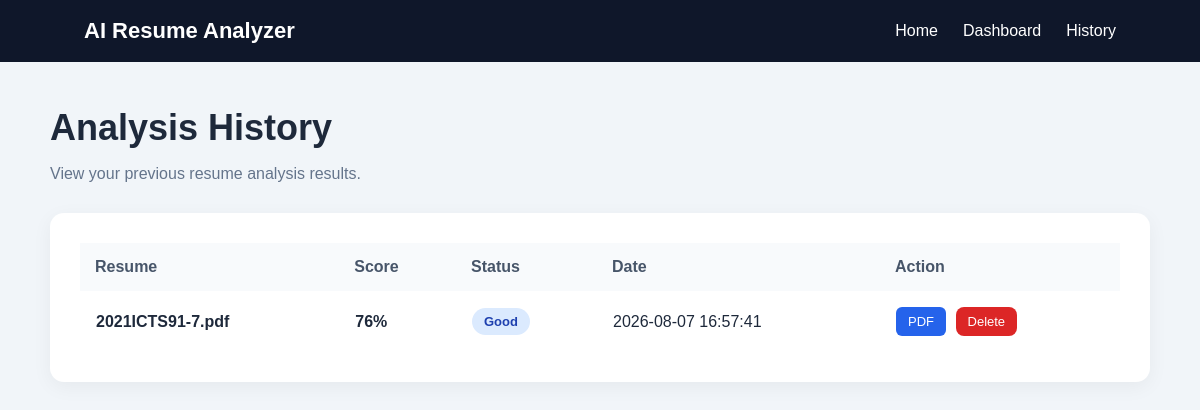
Before: /history with the older database file.
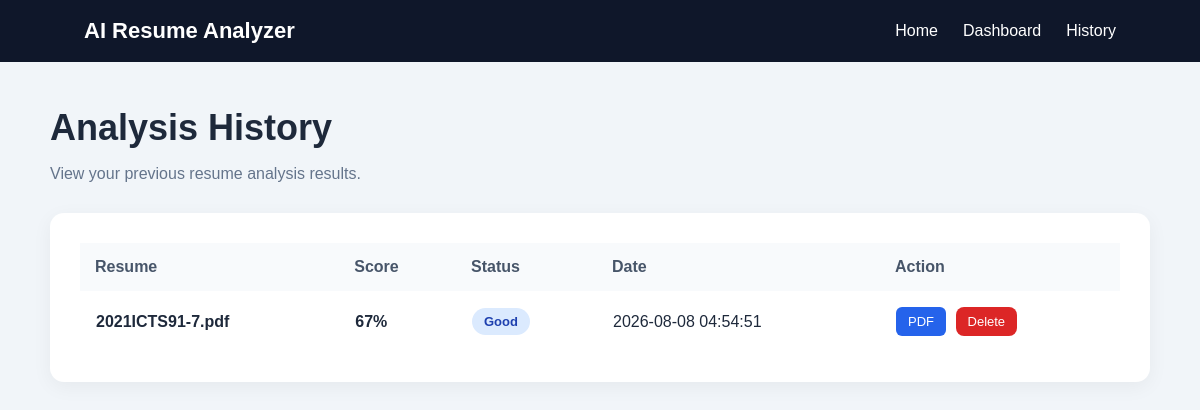
After: the same page with the newer database file.
### tables this page shows
CREATE TABLE analyses (

            id INTEGER PRIMARY KEY AUTOINCREMENT,

            filename TEXT NOT NULL,

            score INTEGER NOT NULL,

            matched_skills TEXT,

            missing_skills TEXT,

            suggestions TEXT,

            created_at TIMESTAMP DEFAULT CURRENT_TIMESTAMP

        );

### app.py (the view)
@app.route("/history")
def history():
    analyses = list(
        reversed(
            get_all_analyses()
        )
    )
    return render_template(
        "history.html",
        analyses=analyses
    )

### database.py (called while the page is built)
def get_connection():
    return sqlite3.connect(DATABASE)

def get_all_analyses():
    connection = get_connection()
    cursor = connection.cursor()
    cursor.execute("""
        SELECT
            id,
            filename,
            score,
            matched_skills,
            missing_skills,
            suggestions,
            created_at

        FROM analyses

        ORDER BY id ASC
    """)
    rows = cursor.fetchall()
    connection.close()
    return rows

### templates/history.html (shortened to what this page needs)
<!DOCTYPE html>
<html lang="en">
<head>
    <link rel="stylesheet" href="{{ url_for('static', filename='style.css') }}">
</head>
<body>
    <nav>
        <div class="logo">
            AI Resume Analyzer
        </div>
        <div class="nav-links">
            <a href="/">
                Home
            </a>
            <a href="/dashboard">
                Dashboard
            </a>
            <a href="/history">
                History
            </a>
        </div>
    </nav>
    <div class="dashboard-container">
        <div class="dashboard-header">
            <h1>
                Analysis History
            </h1>
            <p>
                View your previous resume analysis results.
            </p>
        </div>
        {% if analyses %}
        <div class="dashboard-card">
            <div class="table-container">
                <table>
                    <thead>
                        <tr>
                            <th>
                                Resume
                            </th>
                            <th>
                                Score
                            </th>
                            <th>
                                Status
                            </th>
                            <th>
                                Date
                            </th>
                            <th>
                                Action
                            </th>
                        </tr>
                    </thead>
                    <tbody>
                        {% for analysis in analyses %}
                        <tr>
                            <td>
                                <strong>
                                    {{ analysis[1] }}
                                </strong>
                            </td>
                            <td>
                                <strong>
                                    {{ analysis[2] }}%
                                </strong>
                            </td>
                            <td>
                                {% if analysis[2] >= 80 %}
                                <span class="status-badge excellent">
                                    Excellent
                                </span>
                                {% elif analysis[2] >= 60 %}
                                <span class="status-badge good">
                                    Good
                                </span>
                                {% elif analysis[2] >= 40 %}
                                <span class="status-badge average">
                                    Needs Improvement
                                </span>
                                {% else %}
                                <span class="status-badge low">
                                    Low
                                </span>
                                {% endif %}
                            </td>
                            <td>
                                {{ analysis[6] }}
                            </td>
                            <td>
                                <a href="/download/{{ analysis[1].rsplit('.', 1)[0] }}_analysis_report.pdf"
                                    class="small-button">
                                    PDF
                                </a>
                                <form action="/delete/{{ analysis[0] }}" method="POST" style="display:inline;">
                                    <button type="submit" class="delete-button"
                                        onclick="return confirm('Delete this analysis?')">
                                        Delete
                                    </button>
                                </form>
                            </td>
                        </tr>
                        {% endfor %}
                    </tbody>
                </table>
            </div>
        </div>
        {% endif %}
    </div>
</body>
</html>

Changed rows visible on the page:
changed analyses "2021ICTS91-7.pdf": score "76" → "67"; created_at "2026-08-07 16:57:41" → "2026-08-08 04:54:51"
